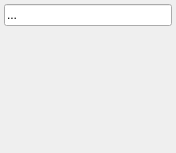
<?xml version="1.0" encoding="UTF-8"?>
<ui version="4.0">
 <class>TrackGroupView</class>
 <widget class="QWidget" name="TrackGroupView">
  <property name="geometry">
   <rect>
    <x>0</x>
    <y>0</y>
    <width>176</width>
    <height>153</height>
   </rect>
  </property>
  <property name="sizePolicy">
   <sizepolicy hsizetype="MinimumExpanding" vsizetype="Preferred">
    <horstretch>0</horstretch>
    <verstretch>0</verstretch>
   </sizepolicy>
  </property>
  <property name="windowTitle">
   <string>Form</string>
  </property>
  <layout class="QVBoxLayout" name="verticalLayout">
   <property name="spacing">
    <number>0</number>
   </property>
   <property name="leftMargin">
    <number>1</number>
   </property>
   <property name="topMargin">
    <number>1</number>
   </property>
   <property name="rightMargin">
    <number>1</number>
   </property>
   <property name="bottomMargin">
    <number>1</number>
   </property>
   <item>
    <widget class="QWidget" name="topPanel" native="true">
     <layout class="QHBoxLayout" name="horizontalLayout_2">
      <property name="spacing">
       <number>3</number>
      </property>
      <property name="leftMargin">
       <number>3</number>
      </property>
      <property name="topMargin">
       <number>3</number>
      </property>
      <property name="rightMargin">
       <number>3</number>
      </property>
      <property name="bottomMargin">
       <number>3</number>
      </property>
      <item>
       <widget class="QLineEdit" name="groupNameField">
        <property name="text">
         <string>...</string>
        </property>
       </widget>
      </item>
     </layout>
    </widget>
   </item>
   <item>
    <widget class="QWidget" name="tracksPanel" native="true">
     <property name="sizePolicy">
      <sizepolicy hsizetype="Preferred" vsizetype="Preferred">
       <horstretch>0</horstretch>
       <verstretch>1</verstretch>
      </sizepolicy>
     </property>
     <layout class="QHBoxLayout" name="horizontalLayout"/>
    </widget>
   </item>
  </layout>
 </widget>
 <resources/>
 <connections/>
</ui>
